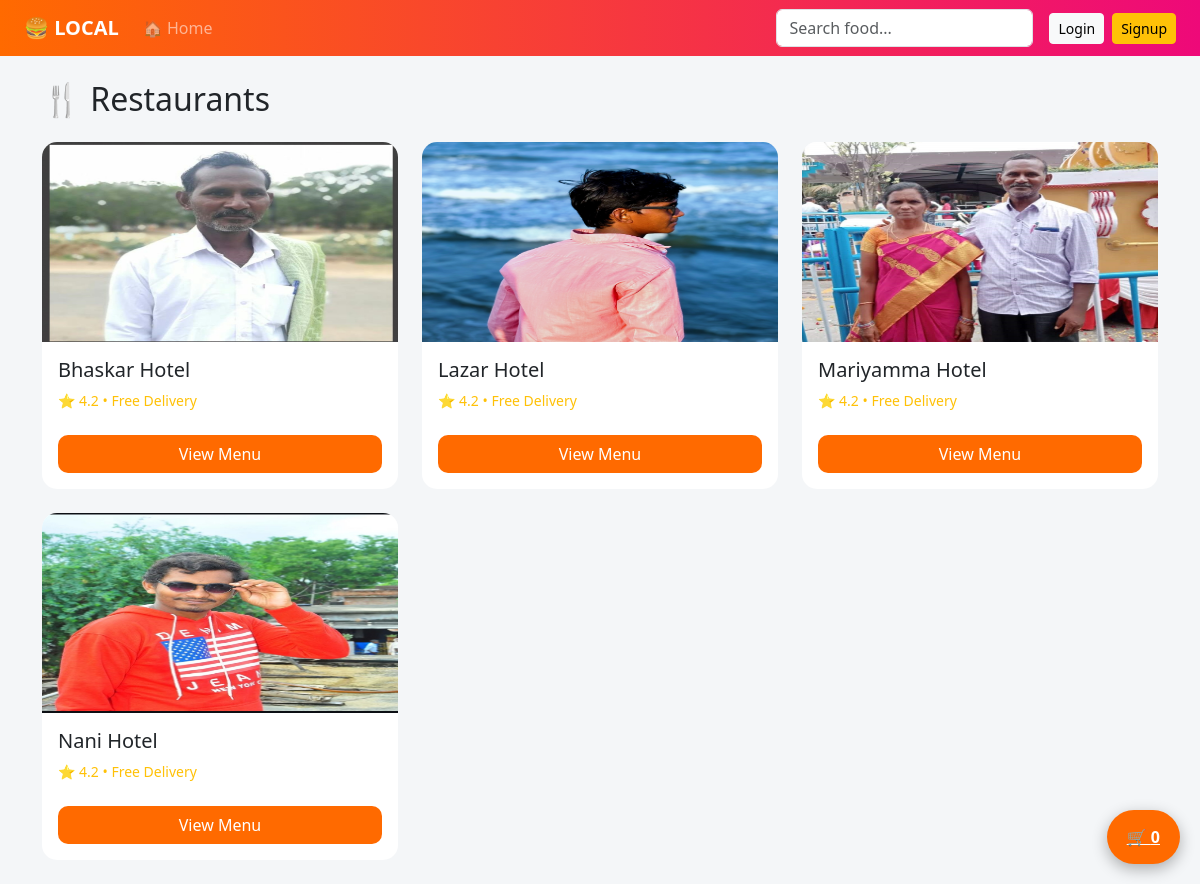
The page / on the database its author committed.
### app.py (models this page shows)
class Hotel(db.Model):
    id = db.Column(db.Integer, primary_key=True)
    name = db.Column(db.String(100))
    image = db.Column(db.String(100))

### app.py (the view)
@app.route('/')
def home():
    hotels = Hotel.query.all()
    return render_template('index.html', hotels=hotels)

### templates/index.html
{% extends "base.html" %} {% block content %}
<h2 class="mb-4">🍴 Restaurants</h2>
<div class="row">
  {% for h in hotels %}
  <div class="col-md-4 col-sm-6 mb-4">
    <div class="card">
      <img
        src="{{ url_for('static', filename='images/' + h.image) }}"
        height="200"
      />
      <div class="card-body">
        <h5>{{ h.name }}</h5>
        <p class="rating">⭐ 4.2 • Free Delivery</p>
        <a href="/hotel/{{ h.id }}" class="btn btn-custom w-100 mt-2">
          View Menu
        </a>
      </div>
    </div>
  </div>
  {% endfor %}
</div>
{% endblock %}

### templates/base.html (style rules this page uses)
body { background: #f4f6f8; font-family: "Segoe UI", sans-serif; }
.card { border-radius: 15px; overflow: hidden; border: none; }
.btn-custom { background: #ff6a00; color: white; border-radius: 10px; }
.rating { color: #ffc107; font-size: 14px; }

### rows shown on the page
Hotel: image (picture), name "Bhaskar Hotel"
Hotel: image (picture), name "Lazar Hotel"
Hotel: image (picture), name "Mariyamma Hotel"
Hotel: image (picture), name "Nani Hotel"

### other values the page prints
{{ session.get('cart_count', 0) }} "0"
